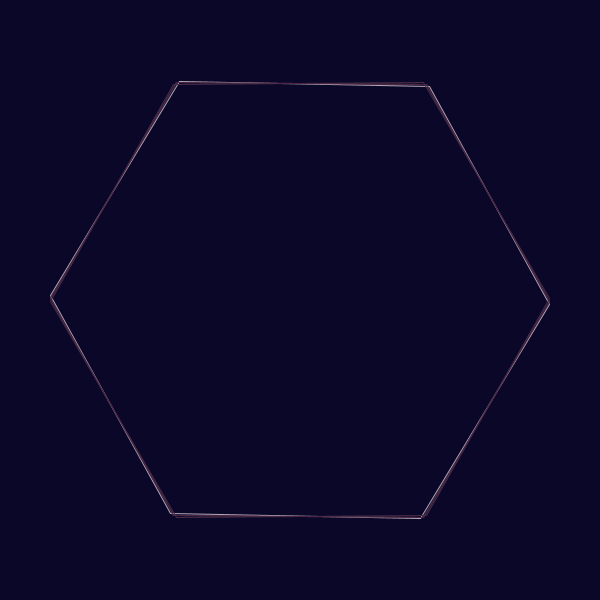
Frame 1 (no input)
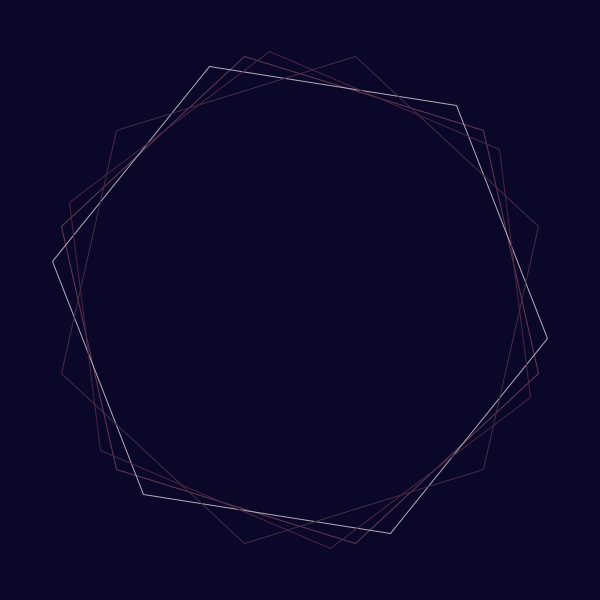
Frame 60 (the mouse pressed at the canvas centre just before this capture)
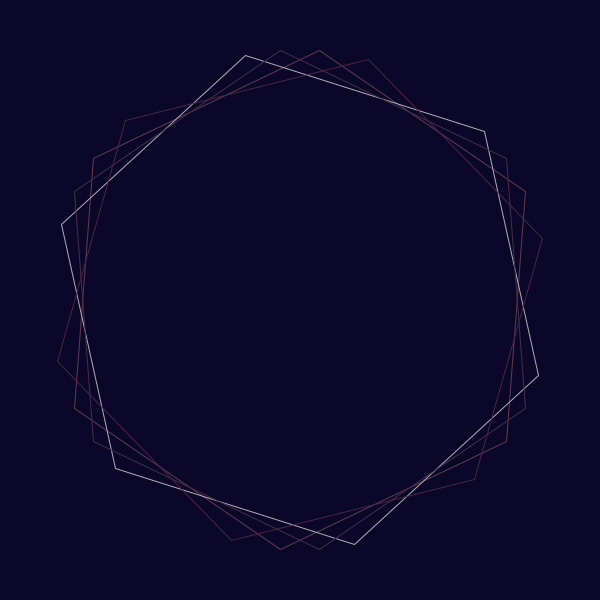
Frame 120 (the mouse held since frame 60 and released just before this capture)

The Processing sketch that drew these frames (run headless with seeded random() and noise(); from frame 60 on, the mouse is pressed at the canvas centre):

// Processing sketch: processing_155246
// ── processing_155246.pde

color hintergrund = color (10, 7, 41);
color linienfarbe = color (99, 58, 81);
color linienfarbe2 = color (179, 170, 182);
color linienfarbe3 = color (68, 45, 69);
color linienfarbe4 = color (75, 36, 68);

void setup() {
  size(600, 600);
}

void draw() {
  background(hintergrund);

  stroke (linienfarbe);
  noFill ();
  pushMatrix();
  translate(width/2, height/2);
  rotate(frameCount / 200.0);
  polygon(0, 0, 250, 6); 
  popMatrix();

  stroke (linienfarbe2);
  pushMatrix();
  translate(width/2, height/2);
  rotate(frameCount / 50.0);
  polygon(0, 0, 250, 6); 
  popMatrix();

  stroke (linienfarbe3);
  pushMatrix();
  translate(width/2, height/2);
  rotate(frameCount / -200.0);
  polygon(0, 0, 250, 6); 
  popMatrix();
  
  stroke (linienfarbe4);
  pushMatrix();
  translate(width/2, height/2);
  rotate(frameCount / 150.0);
  polygon(0, 0, 250, 6); 
  popMatrix();
}

void polygon(float x, float y, float radius, int npoints) {
  float angle = TWO_PI / npoints;
  beginShape();
  for (float a = 0; a < TWO_PI; a += angle) {
    float sx = x + cos(a) * radius;
    float sy = y + sin(a) * radius;
    vertex(sx, sy);
  }
  endShape(CLOSE);
}

/*
void keyPressed ()
{
  
  if (key == ' ') {seed = (int)random(0,1000);
  }
}
*/
